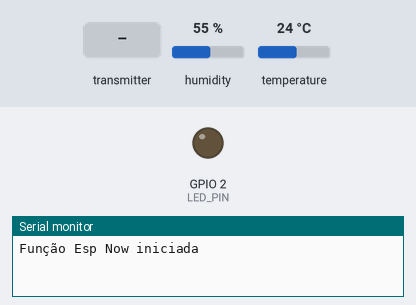
Recording of a sketch running on a simulated ESP32. On the bench: output pins drawn as LEDs (lit = HIGH), the last lines printed to the serial monitor. The inputs (shaded band) are chosen by the test bench; at power-on: humidity 55 %, temperature 24 °C.

Above: at 1.2 s.
1.3 s: the transmitter starts sending id = 0
At 10.23 s:
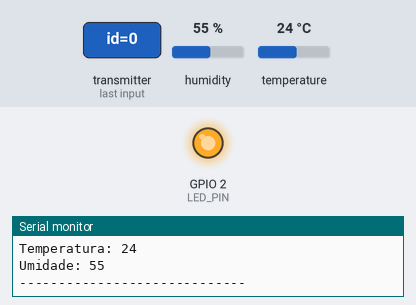
Timing chart, 0 to 13.9 s (numbered marks = the images above; inputs shaded):
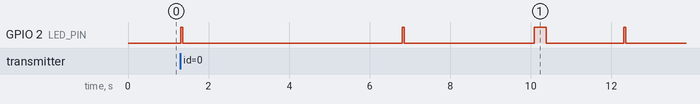

The sketch:

codigofinal_server1_corrigido.ino
```cpp
#include <esp_now.h>
#include <WiFi.h>
#include <DHT.h>
#include <AdafruitIO_WiFi.h>

// === CONFIGURAÇÕES ===
#define ID "server1"
#define DHTPIN 4
#define DHTTYPE DHT11
#define LED_PIN 2
#define INTERVALO_ENVIO_MS 10000

// === CREDENCIAIS WI-FI ===
// Não são necessárias para os nós não-master, mas mantidas para compatibilidade
#define WIFI_SSID "REPLACE_ME"
#define WIFI_PASS "REPLACE_ME"

// === Adafruit IO ===
// Não são necessárias para os nós não-master, mas mantidas para compatibilidade
#define IO_USERNAME "REPLACE_ME"
#define IO_KEY "REPLACE_ME"

// === STRUCT DE DADOS ===
typedef struct dados_esp {
  char id[30];
  int dado01; // temperatura
  int dado02; // umidade
  int dado03;
  int dado04;
  int dado05;
} dados_esp;

// === VARIÁVEIS GLOBAIS ===
uint8_t broadcastAddress[] = {0xFF, 0xFF, 0xFF, 0xFF, 0xFF, 0xFF};

dados_esp dadosRecebidos;
String ultimoIDRecebido = "";
unsigned long ultimoTempoID = 0;
unsigned long ultimoEnvio = 0;

DHT dht(DHTPIN, DHTTYPE);
bool isMaster = false; // Este é o server1, não o master
bool espNowAtivo = false;
bool emModoReceber = true;
unsigned long ultimoTrocaModo = 0;
const unsigned long INTERVALO_TROCA_MS = 15000;

// === ADAFRUIT IO CLIENT ===
// Não usado neste ESP, mas mantido para compatibilidade
AdafruitIO_WiFi io(IO_USERNAME, IO_KEY, WIFI_SSID, WIFI_PASS);

// === FUNÇÕES AUXILIARES ===
void piscarLED(int tempo = 50) {
  digitalWrite(LED_PIN, HIGH);
  delay(tempo);
  digitalWrite(LED_PIN, LOW);
}

void debugSerial(const dados_esp& dados) {
  Serial.println("--- Dados Recebidos ---");
  Serial.print("ID: "); Serial.println(dados.id);
  Serial.print("dado01 (Temp): "); Serial.println(dados.dado01);
  Serial.print("dado02 (Umid): "); Serial.println(dados.dado02);
  Serial.println("------------------------\n");
}

void enviarDados(const dados_esp& pacote, bool piscarLongo = false) {
  esp_now_send(broadcastAddress, (uint8_t *)&pacote, sizeof(pacote));
  piscarLED(piscarLongo ? 300 : 50);
}

void montarEEnviarInternos() {
  dados_esp dados;
  strcpy(dados.id, ID);

  float temperatura = dht.readTemperature();
  float umidade = dht.readHumidity();

  dados.dado01 = isnan(temperatura) ? 0 : (int)temperatura;
  dados.dado02 = isnan(umidade) ? 0 : (int)umidade;
  dados.dado03 = 0;
  dados.dado04 = 0;
  dados.dado05 = 0;

  Serial.println("--- Dados Locais do Server1 ---");
  Serial.print("Temperatura: "); Serial.println(dados.dado01);
  Serial.print("Umidade: "); Serial.println(dados.dado02);
  Serial.println("-----------------------------\n");

  enviarDados(dados, true);
}

// === CALLBACKS ESP-NOW ===
void OnDataRecv(const esp_now_recv_info_t *info, const uint8_t *incomingData, int len) {
  memcpy(&dadosRecebidos, incomingData, sizeof(dadosRecebidos));
  debugSerial(dadosRecebidos);

  if (String(dadosRecebidos.id) != ID) {
    unsigned long agora = millis();
    if (ultimoIDRecebido != String(dadosRecebidos.id) || (agora - ultimoTempoID > 5000)) {
      ultimoIDRecebido = String(dadosRecebidos.id);
      ultimoTempoID = agora;
      enviarDados(dadosRecebidos, false);
    }
  }
}

void OnDataSent(const uint8_t *mac_addr, esp_now_send_status_t status) {
}

// === SETUP ===
void setup() {
  Serial.begin(115200);
  pinMode(LED_PIN, OUTPUT);
  dht.begin();

  WiFi.mode(WIFI_STA);
  iniciarESPNow();

  ultimoEnvio = millis();
  ultimoTrocaModo = millis();
}

void iniciarESPNow() {
  Serial.println("Função Esp Now iniciada");
  esp_now_deinit(); // sempre limpa antes

  if (esp_now_init() != ESP_OK) {
    Serial.println("Erro ao reiniciar ESP-NOW");
    return;
  }

  esp_now_unregister_recv_cb();
  esp_now_unregister_send_cb();

  esp_now_register_send_cb(OnDataSent);
  esp_now_register_recv_cb(OnDataRecv);

  esp_now_peer_info_t peerInfo = {};
  memcpy(peerInfo.peer_addr, broadcastAddress, 6);
  peerInfo.channel = 0;
  peerInfo.encrypt = false;

  if (!esp_now_is_peer_exist(broadcastAddress)) {
    if (esp_now_add_peer(&peerInfo) != ESP_OK) {
      Serial.println("Erro ao adicionar peer");
    }
  }
}

// === LOOP PRINCIPAL ===
void loop() {
  unsigned long agora = millis();

  // Este bloco não será executado pois isMaster = false
  if (isMaster && agora - ultimoTrocaModo >= INTERVALO_TROCA_MS) {
    // Código do master (não usado aqui)
  }

  // Este bloco será executado pois isMaster = false
  if (!isMaster) {
    if (agora - ultimoEnvio >= INTERVALO_ENVIO_MS) {
      montarEEnviarInternos();
      ultimoEnvio = agora;
    }
  }

  delay(100);
}
```
